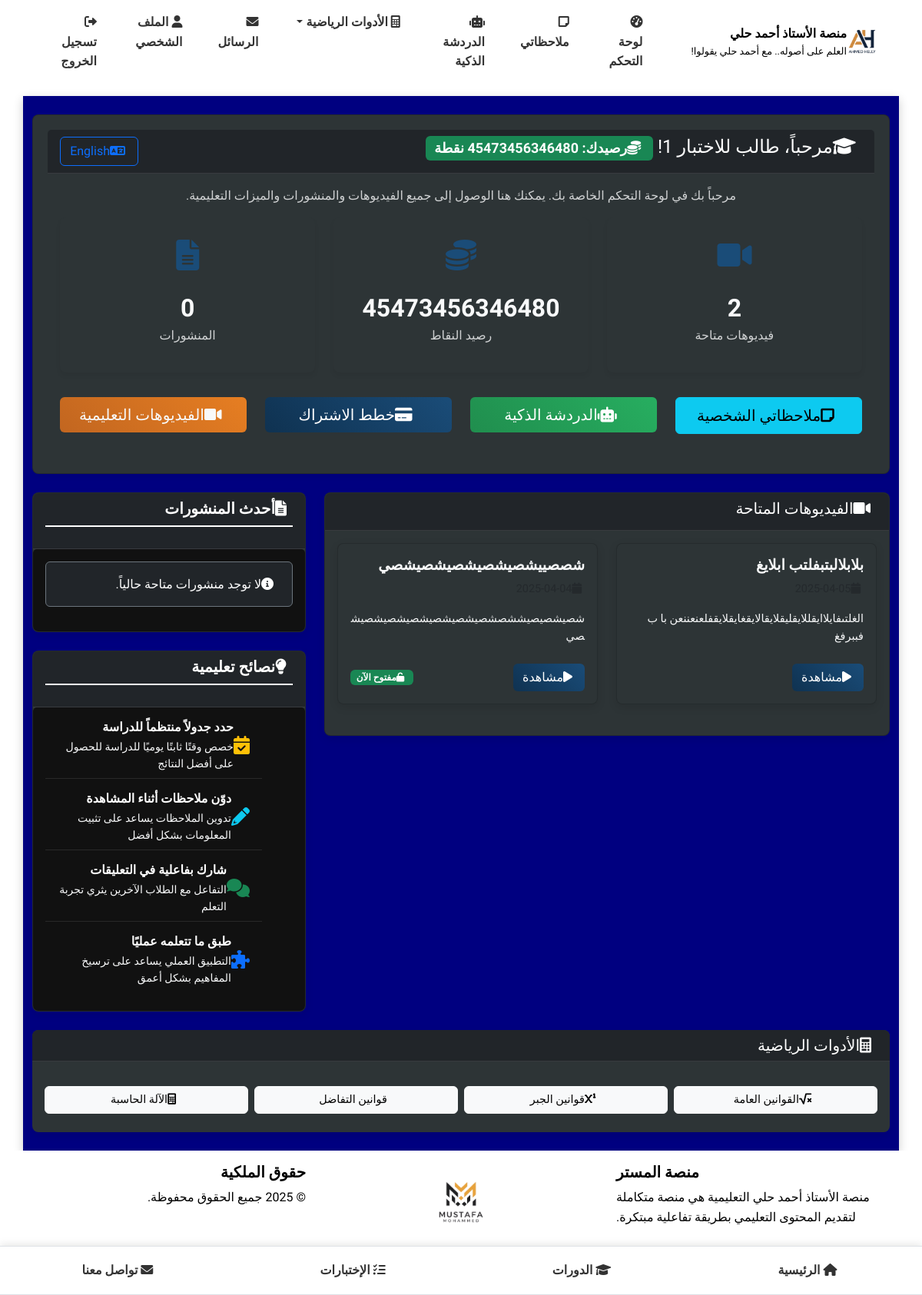
The page /student/dashboard (signed in) on the database as committed earlier.
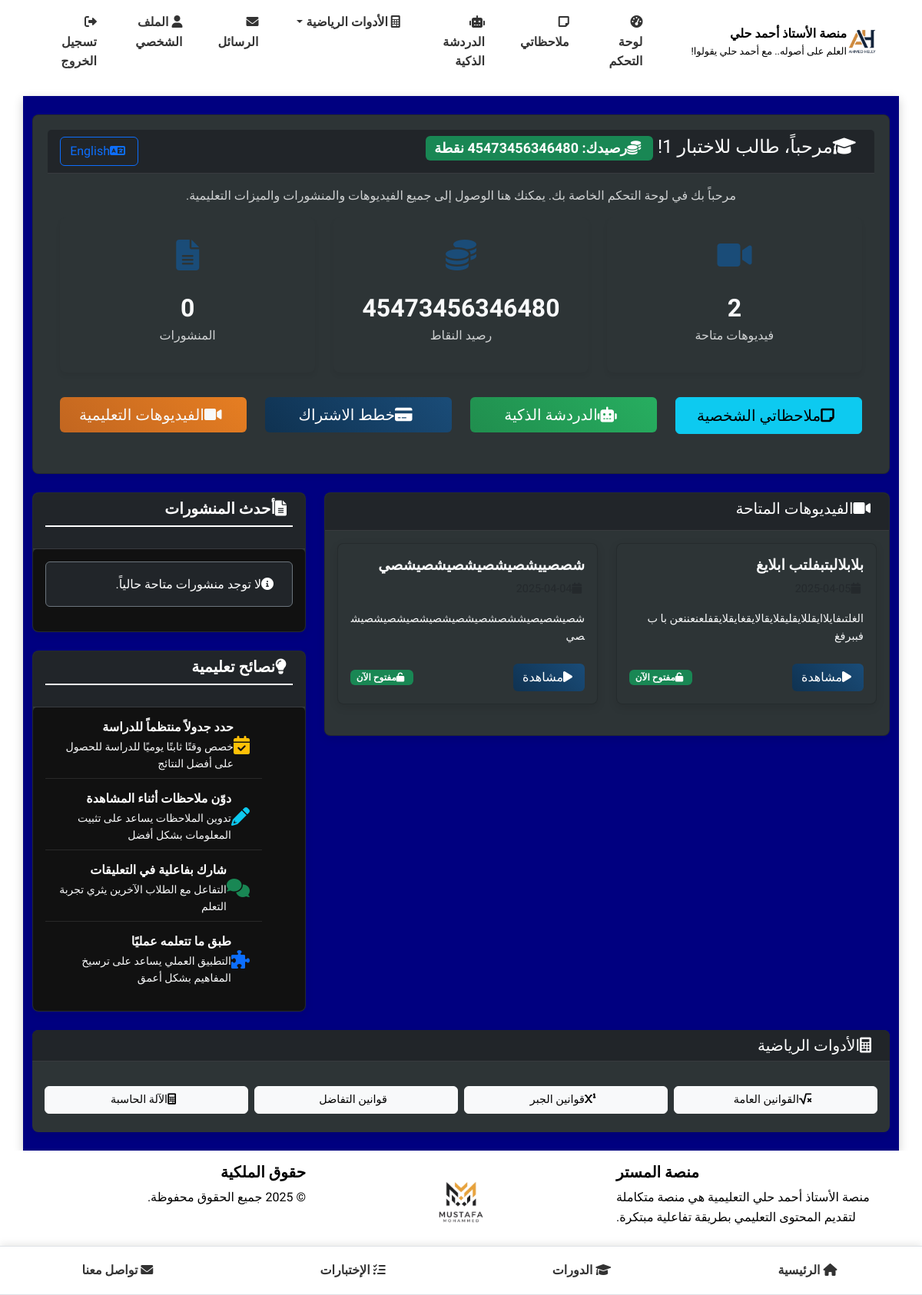
The same page on the database as committed later.
### models.py (models this page shows, shortened)
class Video(db.Model):
    __tablename__ = 'videos'
    id = db.Column(db.Integer, primary_key=True)
    title = db.Column(db.String(100), nullable=False)
    url = db.Column(db.String(200), nullable=True)  # يمكن أن يكون فارغًا في حالة رفع ملف
    file_path = db.Column(db.String(200), nullable=True)  # مسار الملف المرفوع
    description = db.Column(db.Text)
    uploaded_by = db.Column(db.Integer, db.ForeignKey('users.id'), nullable=False)
    created_at = db.Column(db.DateTime, default=datetime.utcnow)
    requires_code = db.Column(db.Boolean, default=True)  # هل تتطلب المحاضرة كود للوصول
    points_cost = db.Column(db.Integer, default=0)  # تكلفة الفيديو بالنقاط
    comments = db.relationship('Comment', backref='video', lazy='dynamic', cascade='all, delete-orphan')

### routes.py (the view)
@student_bp.route('/dashboard')
@login_required
def dashboard():
    if current_user.is_admin():
        return redirect(url_for('admin.dashboard'))
    videos = Video.query.order_by(Video.created_at.desc()).all()
    posts = Post.query.order_by(Post.created_at.desc()).all()
    viewed_videos = set()
    user_views = VideoView.query.filter_by(user_id=current_user.id).all()
    for view in user_views:
        viewed_videos.add(view.video_id)
    return render_template('student/dashboard.html', videos=videos, posts=posts, viewed_videos=viewed_videos)

### app.py (called while the page is built)
    @login_manager.user_loader
    def load_user(user_id):
        return User.query.get(int(user_id))

### models.py (called while the page is built)
    def is_admin(self):
        return self.role == 'admin'

### routes.py (called while the page is built)
@app.context_processor
def inject_now():
    return {'now': datetime.now()}

### templates/student/dashboard.html (shortened to what the changed rows need)
{% extends 'base.html' %}
{% block content %}
<div class="row">
    <div class="col-lg-8">
        <div class="card mb-4 card-hover">
            <div class="card-body">
                {% if videos %}
                    <div class="row video-list">
                        {% for video in videos %}
                            <div class="col-md-6 mb-4">
                                <div class="card h-100 card-hover">
                                    <div class="card-body">
                                        <h5 class="card-title">{{ video.title }}</h5>
                                        <p class="card-text text-muted">
                                            <i class="fas fa-calendar me-1"></i>{{ video.created_at.strftime('%Y-%m-%d') }}
                                        </p>
                                        {% if video.description %}
                                            <p class="card-text">
                                                {{ video.description[:100] }}{% if video.description|length > 100 %}...{% endif %}
                                            </p>
                                        {% endif %}
                                        <div class="d-flex justify-content-between align-items-center flex-wrap">
                                            <a href="{{ url_for('student.view_video', video_id=video.id) }}" class="btn btn-primary mt-2">
                                                <i class="fas fa-play me-1"></i>مشاهدة
                                            </a>
                                            {% if video.requires_code and video.id not in viewed_videos %}
                                                <div class="d-flex align-items-center mt-2">
                                                    <span class="badge bg-warning me-2">
                                                        <i class="fas fa-key me-1"></i>يتطلب كود
                                                    </span>
                                                    {% if video.points_cost > 0 %}
                                                        <a href="{{ url_for('student.buy_video', video_id=video.id) }}" class="btn btn-sm btn-success">
                                                            <i class="fas fa-coins me-1"></i>شراء ({{ video.points_cost }} نقطة)
                                                        </a>
                                                    {% endif %}
                                                </div>
                                            {% elif video.requires_code and video.id in viewed_videos %}
                                                <span class="badge bg-success mt-2">
                                                    <i class="fas fa-unlock me-1"></i>مفتوح الآن
                                                </span>
                                            {% endif %}
                                        </div>
                                    </div>
                                </div>
                            </div>
                        {% endfor %}
                    </div>
                {% else %}
                    <div class="alert alert-info">
                        <i class="fas fa-info-circle me-2"></i>لا توجد فيديوهات متاحة حالياً.
                    </div>
                {% endif %}
            </div>
        </div>
    </div>
</div>
{% endblock %}

Rows that differ between the two databases and show on the page:
changed Video "بلابلالبتبفلتب ابلايغ": now shows "مفتوح الآن"
